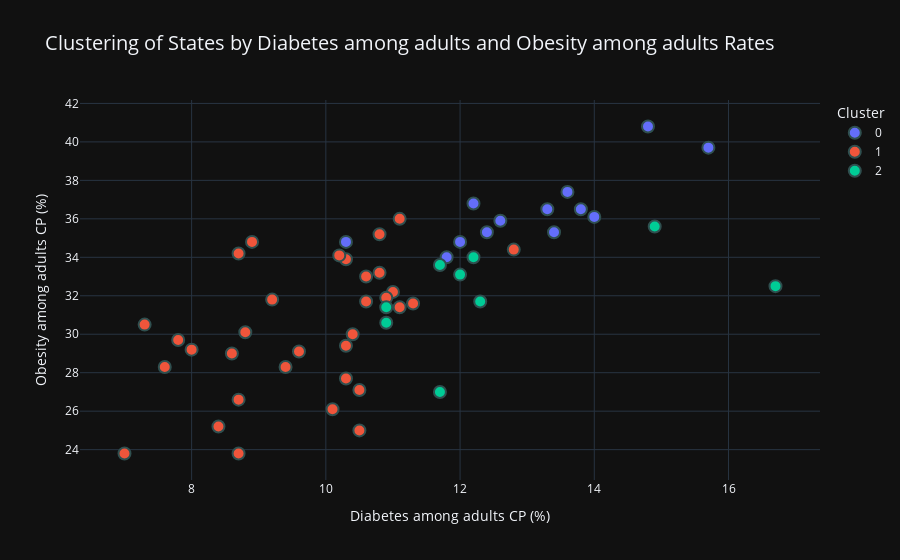

The code cell stored with this chart in its notebook:
### Markdown cell above
### K-Means sans PCA

### Code cell
unfinal_df = final_df.copy()

# Step 1: Extract the DataValues columns (numeric data)
# Keep 'LocationAbbr' as a column, not as the index
data_values_df = unfinal_df[['LocationDesc']].join(unfinal_df.drop(columns=['LocationDesc']).apply(pd.to_numeric, errors='coerce'))

# Drop any rows or columns that are NaN after conversion
data_values_df = data_values_df.dropna(axis=1, how='all').dropna(axis=0, how='all')

# Step 2: Impute missing values using the mean (or median, depending on your preference)
imputer = SimpleImputer(strategy='mean')
imputed_data = imputer.fit_transform(data_values_df.drop(columns=['LocationDesc']))  # Exclude 'LocationDesc' for imputation

# Step 3: Normalize the data
scaler = MinMaxScaler()
scaled_data = scaler.fit_transform(imputed_data)

# Step 4: Apply K-Means clustering
optimal_clusters = 3  # Adjust this based on your needs
kmeans = KMeans(n_clusters=optimal_clusters, random_state=42)
kmeans.fit(scaled_data)

# Step 5: Assign cluster labels to your dataframe
data_values_df['Cluster'] = kmeans.labels_

# Add the 'LocationAbbr' column back for visualization (so it's available for hover_name)
final_df['Cluster'] = data_values_df['Cluster']  # Add cluster labels back to the original final_df
final_df['LocationDesc'] = data_values_df['LocationDesc']  # Add LocationAbbr back

x_feature = 'Diabetes among adults'
y_feature = 'Obesity among adults'

# Now, you can visualize the clusters with Plotly and use 'LocationAbbr' for hover
import plotly.express as px

# Convert 'Cluster' to a categorical type for better coloring
final_df['Cluster'] = final_df['Cluster'].astype('category')

# Plotly scatter plot with categorical coloring
fig = px.scatter(final_df, 
                 x=x_feature, 
                 y=y_feature, 
                 color='Cluster',  # Color by cluster, now categorical
                 hover_name='LocationDesc',  # Show state abbreviation when hovered
                 labels={x_feature: f'{x_feature} CP (%)', 
                         y_feature: f'{y_feature} CP (%)', 
                         'Cluster': 'Cluster'},  # Label adjustments
                 title=f"Clustering of States by {x_feature} and {y_feature} Rates",
                 category_orders={'Cluster': sorted(final_df['Cluster'].unique())})  # Ensures clusters are ordered

# Improve marker appearance
fig.update_traces(marker=dict(size=12, line=dict(width=2, color='DarkSlateGrey')))

# Adjust layout for a cleaner look
fig.update_layout(
    title_font_size=20,
    xaxis_title=f'{x_feature} CP (%)',
    yaxis_title=f'{y_feature} CP (%)',
    template='plotly_dark',  # You can change this to 'plotly' for a lighter theme
)

fig.show()

# Now, let's print out the list of states in each cluster
for cluster in final_df['Cluster'].cat.categories:
    states_in_cluster = final_df[final_df['Cluster'] == cluster]['LocationDesc'].tolist()
    print(f"Cluster {cluster}: {states_in_cluster}")

### Figure 1 — Plotly figure (JSON) as saved in the notebook; plotly's stock layout.template omitted (floating-point values rounded to 4 significant figures)
{"data": [{"hovertemplate": "<b>%{hovertext}</b><br><br>Cluster=0<br>Diabetes among adults CP (%)=%{x}<br>Obesity among adults CP (%)=%{y}<extra></extra>", "hovertext": ["Alabama", "Arkansas", "Indiana", "Kentucky", "Louisiana", "Mississippi", "Missouri", "North Carolina", "Ohio", "Oklahoma", "South Carolina", "Tennessee", "West Virginia"], "legendgroup": "0", "marker": {"color": "#636efa", "line": {"color": "DarkSlateGrey", "width": 2}, "size": 12, "symbol": "circle"}, "mode": "markers", "name": "0", "orientation": "v", "showlegend": true, "type": "scatter", "x": [14, 13.6, 12.4, 13.3, 12.6, 14.8, 10.3, 11.8, 12, 12.2, 13.4, 13.8, 15.7], "xaxis": "x", "y": [36.1, 37.4, 35.3, 36.5, 35.9, 40.8, 34.8, 34, 34.8, 36.8, 35.3, 36.5, 39.7], "yaxis": "y"}, {"hovertemplate": "<b>%{hovertext}</b><br><br>Cluster=1<br>Diabetes among adults CP (%)=%{x}<br>Obesity among adults CP (%)=%{y}<extra></extra>", "hovertext": ["Alaska", "California", "Colorado", "Connecticut", "Delaware", "District of Columbia", "Hawaii", "Idaho", "Illinois", "Iowa", "Kansas", "Maine", "Maryland", "Massachusetts", "Michigan", "Minnesota", "Montana", "Nebraska", "New Hampshire", "New Jersey", "New York", "North Dakota", "Oregon", "Pennsylvania", "Rhode Island", "South Dakota", "United States", "Utah", "Vermont", "Virginia", "Washington", "Wisconsin", "Wyoming"], "legendgroup": "1", "marker": {"color": "#EF553B", "line": {"color": "DarkSlateGrey", "width": 2}, "size": 12, "symbol": "circle"}, "mode": "markers", "name": "1", "orientation": "v", "showlegend": true, "type": "scatter", "x": [7.3, 10.1, 7, 9.6, 12.8, 8.7, 10.5, 10.3, 11.3, 10.3, 10.8, 10.6, 11, 8.4, 11.1, 8.8, 7.6, 10.2, 9.2, 10.3, 10.5, 8.9, 8.6, 10.8, 10.4, 10.6, 11.1, 8, 8.7, 10.9, 9.4, 8.7, 7.8], "xaxis": "x", "y": [30.5, 26.1, 23.8, 29.1, 34.4, 23.8, 25, 29.4, 31.6, 33.9, 35.2, 31.7, 32.2, 25.2, 36, 30.1, 28.3, 34.1, 31.8, 27.7, 27.1, 34.8, 29, 33.2, 30, 33, 31.4, 29.2, 26.6, 31.9, 28.3, 34.2, 29.7], "yaxis": "y"}, {"hovertemplate": "<b>%{hovertext}</b><br><br>Cluster=2<br>Diabetes among adults CP (%)=%{x}<br>Obesity among adults CP (%)=%{y}<extra></extra>", "hovertext": ["Arizona", "Florida", "Georgia", "Guam", "Nevada", "New Mexico", "Puerto Rico", "Texas", "Virgin Islands"], "legendgroup": "2", "marker": {"color": "#00cc96", "line": {"color": "DarkSlateGrey", "width": 2}, "size": 12, "symbol": "circle"}, "mode": "markers", "name": "2", "orientation": "v", "showlegend": true, "type": "scatter", "x": [10.9, 11.7, 12, 11.7, 10.9, 12.3, 16.7, 12.2, 14.9], "xaxis": "x", "y": [31.4, 27, 33.1, 33.6, 30.6, 31.7, 32.5, 34, 35.6], "yaxis": "y"}], "layout": {"legend": {"title": {"text": "Cluster"}, "tracegroupgap": 0}, "title": {"font": {"size": 20}, "text": "Clustering of States by Diabetes among adults and Obesity among adults Rates"}, "xaxis": {"anchor": "y", "domain": [0, 1], "title": {"text": "Diabetes among adults CP (%)"}}, "yaxis": {"anchor": "x", "domain": [0, 1], "title": {"text": "Obesity among adults CP (%)"}}}}
